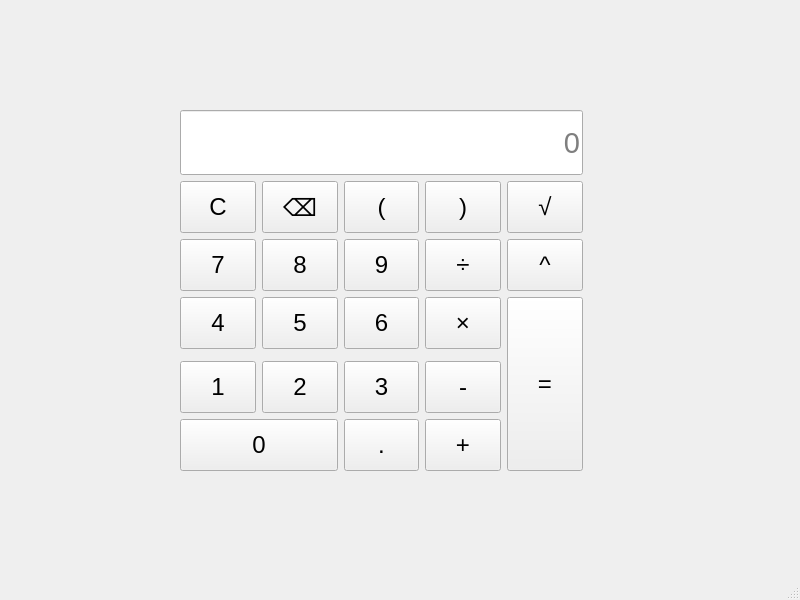
<?xml version="1.0" encoding="UTF-8"?>
<ui version="4.0">
 <class>CalculatorWindow</class>
 <widget class="QMainWindow" name="CalculatorWindow">
  <property name="geometry">
   <rect>
    <x>0</x>
    <y>0</y>
    <width>800</width>
    <height>600</height>
   </rect>
  </property>
  <property name="minimumSize">
   <size>
    <width>400</width>
    <height>480</height>
   </size>
  </property>
  <property name="windowTitle">
   <string>CalculatorWindow</string>
  </property>
  <widget class="QWidget" name="centralwidget">
   <widget class="QWidget" name="layoutWidget">
    <property name="geometry">
     <rect>
      <x>180</x>
      <y>110</y>
      <width>403</width>
      <height>361</height>
     </rect>
    </property>
    <layout class="QVBoxLayout" name="verticalLayout">
     <item>
      <widget class="QLineEdit" name="expressionLineEdit">
       <property name="minimumSize">
        <size>
         <width>0</width>
         <height>65</height>
        </size>
       </property>
       <property name="font">
        <font>
         <pointsize>22</pointsize>
        </font>
       </property>
       <property name="text">
        <string/>
       </property>
       <property name="alignment">
        <set>Qt::AlignmentFlag::AlignRight|Qt::AlignmentFlag::AlignTrailing|Qt::AlignmentFlag::AlignVCenter</set>
       </property>
       <property name="placeholderText">
        <string>0</string>
       </property>
      </widget>
     </item>
     <item>
      <layout class="QGridLayout" name="gridLayout">
       <item row="1" column="3">
        <widget class="QPushButton" name="rightParenthesisButton">
         <property name="sizePolicy">
          <sizepolicy hsizetype="Expanding" vsizetype="Expanding">
           <horstretch>0</horstretch>
           <verstretch>0</verstretch>
          </sizepolicy>
         </property>
         <property name="minimumSize">
          <size>
           <width>60</width>
           <height>50</height>
          </size>
         </property>
         <property name="font">
          <font>
           <pointsize>18</pointsize>
          </font>
         </property>
         <property name="text">
          <string>)</string>
         </property>
        </widget>
       </item>
       <item row="6" column="0" colspan="2">
        <widget class="QPushButton" name="digit0Button">
         <property name="sizePolicy">
          <sizepolicy hsizetype="Expanding" vsizetype="Expanding">
           <horstretch>0</horstretch>
           <verstretch>0</verstretch>
          </sizepolicy>
         </property>
         <property name="minimumSize">
          <size>
           <width>60</width>
           <height>50</height>
          </size>
         </property>
         <property name="font">
          <font>
           <pointsize>18</pointsize>
          </font>
         </property>
         <property name="text">
          <string>0</string>
         </property>
        </widget>
       </item>
       <item row="5" column="1">
        <widget class="QPushButton" name="digit2Button">
         <property name="sizePolicy">
          <sizepolicy hsizetype="Expanding" vsizetype="Expanding">
           <horstretch>0</horstretch>
           <verstretch>0</verstretch>
          </sizepolicy>
         </property>
         <property name="minimumSize">
          <size>
           <width>60</width>
           <height>50</height>
          </size>
         </property>
         <property name="font">
          <font>
           <pointsize>18</pointsize>
          </font>
         </property>
         <property name="text">
          <string>2</string>
         </property>
        </widget>
       </item>
       <item row="5" column="0">
        <widget class="QPushButton" name="digit1Button">
         <property name="sizePolicy">
          <sizepolicy hsizetype="Expanding" vsizetype="Expanding">
           <horstretch>0</horstretch>
           <verstretch>0</verstretch>
          </sizepolicy>
         </property>
         <property name="minimumSize">
          <size>
           <width>60</width>
           <height>50</height>
          </size>
         </property>
         <property name="font">
          <font>
           <pointsize>18</pointsize>
          </font>
         </property>
         <property name="text">
          <string>1</string>
         </property>
        </widget>
       </item>
       <item row="2" column="2">
        <widget class="QPushButton" name="digit9Button">
         <property name="sizePolicy">
          <sizepolicy hsizetype="Expanding" vsizetype="Expanding">
           <horstretch>0</horstretch>
           <verstretch>0</verstretch>
          </sizepolicy>
         </property>
         <property name="minimumSize">
          <size>
           <width>60</width>
           <height>50</height>
          </size>
         </property>
         <property name="font">
          <font>
           <pointsize>18</pointsize>
          </font>
         </property>
         <property name="text">
          <string>9</string>
         </property>
        </widget>
       </item>
       <item row="2" column="4">
        <widget class="QPushButton" name="powerButton">
         <property name="sizePolicy">
          <sizepolicy hsizetype="Expanding" vsizetype="Expanding">
           <horstretch>0</horstretch>
           <verstretch>0</verstretch>
          </sizepolicy>
         </property>
         <property name="minimumSize">
          <size>
           <width>60</width>
           <height>50</height>
          </size>
         </property>
         <property name="font">
          <font>
           <pointsize>18</pointsize>
          </font>
         </property>
         <property name="text">
          <string>^</string>
         </property>
        </widget>
       </item>
       <item row="5" column="2">
        <widget class="QPushButton" name="digit3Button">
         <property name="sizePolicy">
          <sizepolicy hsizetype="Expanding" vsizetype="Expanding">
           <horstretch>0</horstretch>
           <verstretch>0</verstretch>
          </sizepolicy>
         </property>
         <property name="minimumSize">
          <size>
           <width>60</width>
           <height>50</height>
          </size>
         </property>
         <property name="font">
          <font>
           <pointsize>18</pointsize>
          </font>
         </property>
         <property name="text">
          <string>3</string>
         </property>
        </widget>
       </item>
       <item row="3" column="1">
        <widget class="QPushButton" name="digit5Button">
         <property name="sizePolicy">
          <sizepolicy hsizetype="Expanding" vsizetype="Expanding">
           <horstretch>0</horstretch>
           <verstretch>0</verstretch>
          </sizepolicy>
         </property>
         <property name="minimumSize">
          <size>
           <width>60</width>
           <height>50</height>
          </size>
         </property>
         <property name="font">
          <font>
           <pointsize>18</pointsize>
          </font>
         </property>
         <property name="text">
          <string>5</string>
         </property>
        </widget>
       </item>
       <item row="2" column="3">
        <widget class="QPushButton" name="divideButton">
         <property name="sizePolicy">
          <sizepolicy hsizetype="Expanding" vsizetype="Expanding">
           <horstretch>0</horstretch>
           <verstretch>0</verstretch>
          </sizepolicy>
         </property>
         <property name="minimumSize">
          <size>
           <width>60</width>
           <height>50</height>
          </size>
         </property>
         <property name="font">
          <font>
           <pointsize>18</pointsize>
          </font>
         </property>
         <property name="text">
          <string>÷</string>
         </property>
        </widget>
       </item>
       <item row="6" column="2">
        <widget class="QPushButton" name="decimalPointButton">
         <property name="sizePolicy">
          <sizepolicy hsizetype="Expanding" vsizetype="Expanding">
           <horstretch>0</horstretch>
           <verstretch>0</verstretch>
          </sizepolicy>
         </property>
         <property name="minimumSize">
          <size>
           <width>60</width>
           <height>50</height>
          </size>
         </property>
         <property name="font">
          <font>
           <pointsize>18</pointsize>
          </font>
         </property>
         <property name="text">
          <string>.</string>
         </property>
        </widget>
       </item>
       <item row="2" column="0">
        <widget class="QPushButton" name="digit7Button">
         <property name="sizePolicy">
          <sizepolicy hsizetype="Expanding" vsizetype="Expanding">
           <horstretch>0</horstretch>
           <verstretch>0</verstretch>
          </sizepolicy>
         </property>
         <property name="minimumSize">
          <size>
           <width>60</width>
           <height>50</height>
          </size>
         </property>
         <property name="font">
          <font>
           <pointsize>18</pointsize>
          </font>
         </property>
         <property name="text">
          <string>7</string>
         </property>
        </widget>
       </item>
       <item row="1" column="1">
        <widget class="QPushButton" name="backspaceButton">
         <property name="sizePolicy">
          <sizepolicy hsizetype="Expanding" vsizetype="Expanding">
           <horstretch>0</horstretch>
           <verstretch>0</verstretch>
          </sizepolicy>
         </property>
         <property name="minimumSize">
          <size>
           <width>60</width>
           <height>50</height>
          </size>
         </property>
         <property name="font">
          <font>
           <pointsize>18</pointsize>
          </font>
         </property>
         <property name="text">
          <string>⌫</string>
         </property>
        </widget>
       </item>
       <item row="3" column="2">
        <widget class="QPushButton" name="digit6Button">
         <property name="sizePolicy">
          <sizepolicy hsizetype="Expanding" vsizetype="Expanding">
           <horstretch>0</horstretch>
           <verstretch>0</verstretch>
          </sizepolicy>
         </property>
         <property name="minimumSize">
          <size>
           <width>60</width>
           <height>50</height>
          </size>
         </property>
         <property name="font">
          <font>
           <pointsize>18</pointsize>
          </font>
         </property>
         <property name="text">
          <string>6</string>
         </property>
        </widget>
       </item>
       <item row="1" column="4">
        <widget class="QPushButton" name="squareRootButton">
         <property name="sizePolicy">
          <sizepolicy hsizetype="Expanding" vsizetype="Expanding">
           <horstretch>0</horstretch>
           <verstretch>0</verstretch>
          </sizepolicy>
         </property>
         <property name="minimumSize">
          <size>
           <width>60</width>
           <height>50</height>
          </size>
         </property>
         <property name="font">
          <font>
           <pointsize>18</pointsize>
          </font>
         </property>
         <property name="text">
          <string>√</string>
         </property>
        </widget>
       </item>
       <item row="3" column="3">
        <widget class="QPushButton" name="multiplyButton">
         <property name="sizePolicy">
          <sizepolicy hsizetype="Expanding" vsizetype="Expanding">
           <horstretch>0</horstretch>
           <verstretch>0</verstretch>
          </sizepolicy>
         </property>
         <property name="minimumSize">
          <size>
           <width>60</width>
           <height>50</height>
          </size>
         </property>
         <property name="font">
          <font>
           <pointsize>18</pointsize>
          </font>
         </property>
         <property name="text">
          <string>×</string>
         </property>
        </widget>
       </item>
       <item row="5" column="3">
        <widget class="QPushButton" name="subtractButton">
         <property name="sizePolicy">
          <sizepolicy hsizetype="Expanding" vsizetype="Expanding">
           <horstretch>0</horstretch>
           <verstretch>0</verstretch>
          </sizepolicy>
         </property>
         <property name="minimumSize">
          <size>
           <width>60</width>
           <height>50</height>
          </size>
         </property>
         <property name="font">
          <font>
           <pointsize>18</pointsize>
          </font>
         </property>
         <property name="text">
          <string>-</string>
         </property>
        </widget>
       </item>
       <item row="2" column="1">
        <widget class="QPushButton" name="digit8Button">
         <property name="sizePolicy">
          <sizepolicy hsizetype="Expanding" vsizetype="Expanding">
           <horstretch>0</horstretch>
           <verstretch>0</verstretch>
          </sizepolicy>
         </property>
         <property name="minimumSize">
          <size>
           <width>60</width>
           <height>50</height>
          </size>
         </property>
         <property name="font">
          <font>
           <pointsize>18</pointsize>
          </font>
         </property>
         <property name="text">
          <string>8</string>
         </property>
        </widget>
       </item>
       <item row="6" column="3">
        <widget class="QPushButton" name="addButton">
         <property name="sizePolicy">
          <sizepolicy hsizetype="Expanding" vsizetype="Expanding">
           <horstretch>0</horstretch>
           <verstretch>0</verstretch>
          </sizepolicy>
         </property>
         <property name="minimumSize">
          <size>
           <width>60</width>
           <height>50</height>
          </size>
         </property>
         <property name="font">
          <font>
           <pointsize>18</pointsize>
          </font>
         </property>
         <property name="text">
          <string>+</string>
         </property>
        </widget>
       </item>
       <item row="1" column="0">
        <widget class="QPushButton" name="clearButton">
         <property name="sizePolicy">
          <sizepolicy hsizetype="Expanding" vsizetype="Expanding">
           <horstretch>0</horstretch>
           <verstretch>0</verstretch>
          </sizepolicy>
         </property>
         <property name="minimumSize">
          <size>
           <width>60</width>
           <height>50</height>
          </size>
         </property>
         <property name="font">
          <font>
           <pointsize>18</pointsize>
          </font>
         </property>
         <property name="text">
          <string>C</string>
         </property>
        </widget>
       </item>
       <item row="3" column="0">
        <widget class="QPushButton" name="digit4Button">
         <property name="sizePolicy">
          <sizepolicy hsizetype="Expanding" vsizetype="Expanding">
           <horstretch>0</horstretch>
           <verstretch>0</verstretch>
          </sizepolicy>
         </property>
         <property name="minimumSize">
          <size>
           <width>60</width>
           <height>50</height>
          </size>
         </property>
         <property name="font">
          <font>
           <pointsize>18</pointsize>
          </font>
         </property>
         <property name="text">
          <string>4</string>
         </property>
        </widget>
       </item>
       <item row="1" column="2">
        <widget class="QPushButton" name="leftParenthesisButton">
         <property name="sizePolicy">
          <sizepolicy hsizetype="Expanding" vsizetype="Expanding">
           <horstretch>0</horstretch>
           <verstretch>0</verstretch>
          </sizepolicy>
         </property>
         <property name="minimumSize">
          <size>
           <width>60</width>
           <height>50</height>
          </size>
         </property>
         <property name="font">
          <font>
           <pointsize>18</pointsize>
          </font>
         </property>
         <property name="text">
          <string>(</string>
         </property>
        </widget>
       </item>
       <item row="3" column="4" rowspan="4">
        <widget class="QPushButton" name="equalsButton">
         <property name="sizePolicy">
          <sizepolicy hsizetype="Expanding" vsizetype="Expanding">
           <horstretch>0</horstretch>
           <verstretch>0</verstretch>
          </sizepolicy>
         </property>
         <property name="minimumSize">
          <size>
           <width>60</width>
           <height>50</height>
          </size>
         </property>
         <property name="font">
          <font>
           <pointsize>18</pointsize>
          </font>
         </property>
         <property name="text">
          <string>=</string>
         </property>
        </widget>
       </item>
      </layout>
     </item>
    </layout>
   </widget>
  </widget>
  <widget class="QMenuBar" name="menubar">
   <property name="geometry">
    <rect>
     <x>0</x>
     <y>0</y>
     <width>800</width>
     <height>22</height>
    </rect>
   </property>
  </widget>
  <widget class="QStatusBar" name="statusbar"/>
 </widget>
 <resources/>
 <connections/>
</ui>
